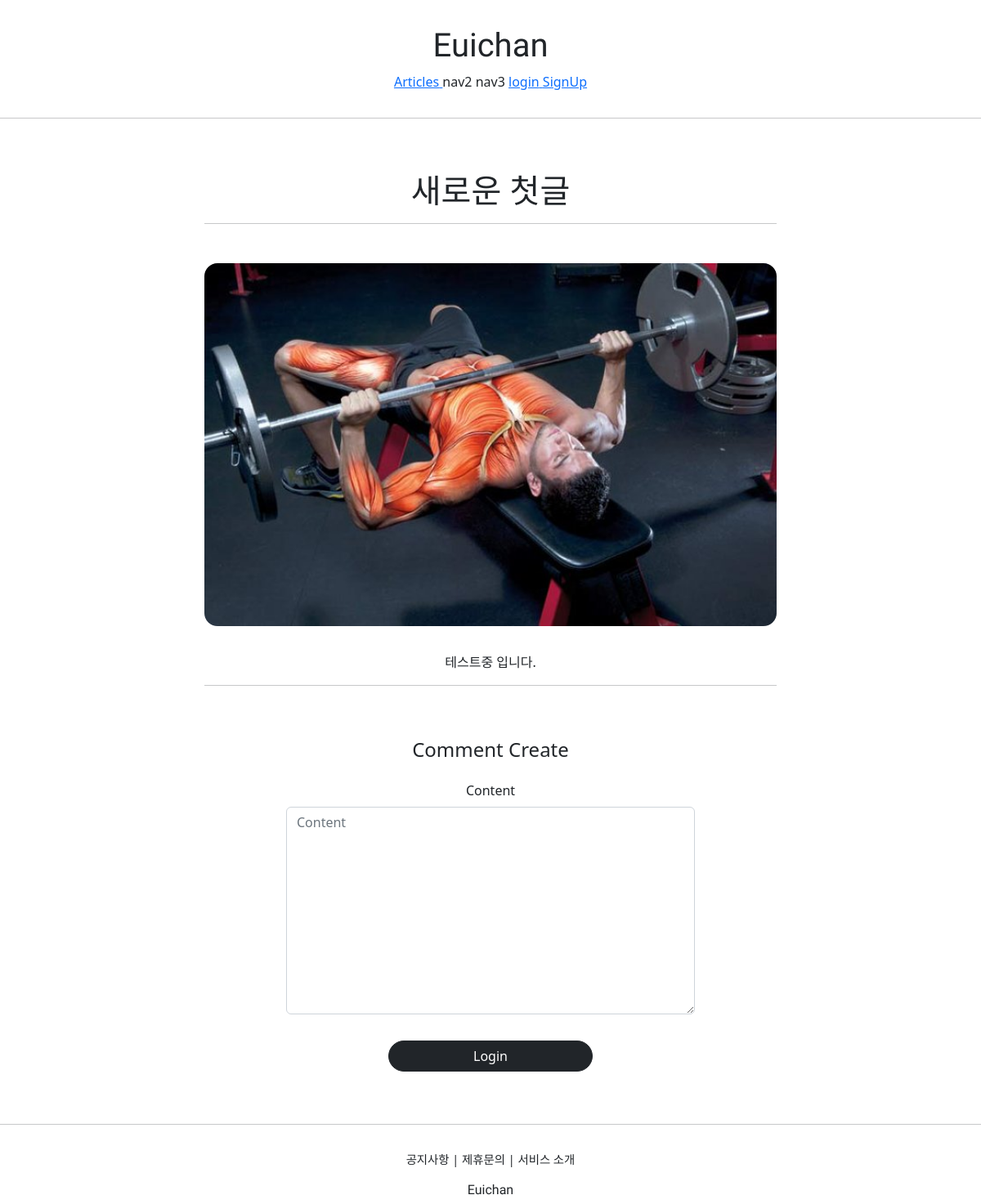
/articles/detail/1/, run on an earlier commit of the app's database.
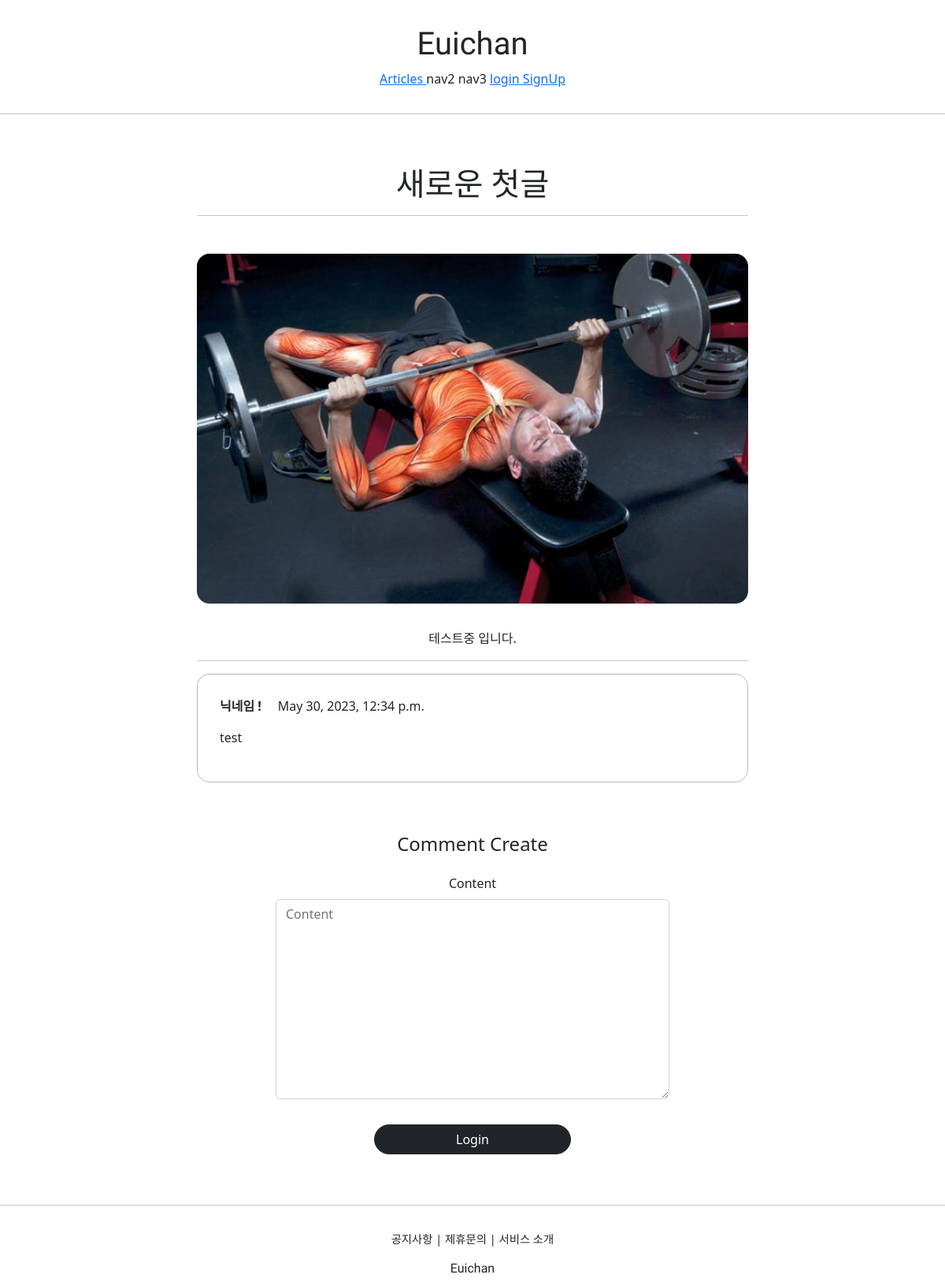
And on a later commit of the database.
### commentapp/models.py (models this page shows)
class Comment(models.Model):
    article = models.ForeignKey(Article, on_delete=models.SET_NULL, null=True,related_name="comment")
    writer = models.ForeignKey(User, on_delete=models.SET_NULL, null=True, related_name="comment")
    content = models.TextField(null=False)
    created_at = models.DateTimeField(auto_now=True)

### profileapp/models.py (models this page shows)
class Profile(models.Model):
    user = models.OneToOneField(User, on_delete=models.CASCADE, related_name='profile')
    image = models.ImageField(upload_to='profile/', null=True)
    nickname = models.CharField(max_length=20, unique=True, null=True)
    message = models.CharField(max_length=100, null=True)

### articleapp/views.py (the view)
# urls.py: path('detail/<int:pk>/', ArticleDetailView.as_view(),name='detail'),
class ArticleDetailView(DetailView, FormMixin):
    model = Article
    form_class = CommentCreationForm
    context_object_name = 'target_article'
    template_name = 'articleapp/detail.html'

### commentapp/forms.py
class CommentCreationForm(ModelForm):
    class Meta:
        model = Comment
        fields = ['content']

### articleapp/templates/articleapp/detail.html (shortened to what this page needs)
{% extends 'base.html' %}
{% block content %}
  <div>
    <div style="text-align: center; max-width: 700px; margin: 4rem auto;">
      <h1>
        {{ target_article.title }}
      </h1>
      <hr>
      <img style="width: 100%; border-radius: 1rem; margin: 2rem 0; "
              src="{{ target_article.image.url }}" alt="">
      <p>
        {{ target_article.content }}
      </p>
      <hr>
      {% for comment in target_article.comment.all %}
        {% include 'commentapp/detail.html' with comment=comment %}
      {% endfor %}
      {% include 'commentapp/create.html' with article=target_article %}
    </div>
  </div>
{% endblock %}

### commentapp/templates/commentapp/detail.html (shortened to what this page needs)
<div style="border :1px solid; text-align: left; padding: 4%; margin: 1rem 0;
 border-radius: 1rem; border-color: #bbb;">
  <div>
    <strong>
        {{ comment.writer.profile.nickname }}
    </strong>
    {{ comment.created_at }}
  </div>
  <div style="margin: 1rem 0;">
      {{ comment.content }}
  </div>
</div>

What changed in the data, as far as the page shows it:
added Comment: writer.profile.nickname "닉네임 !", created_at "May 30, 2023, 12:34 p.m.", content "test"
